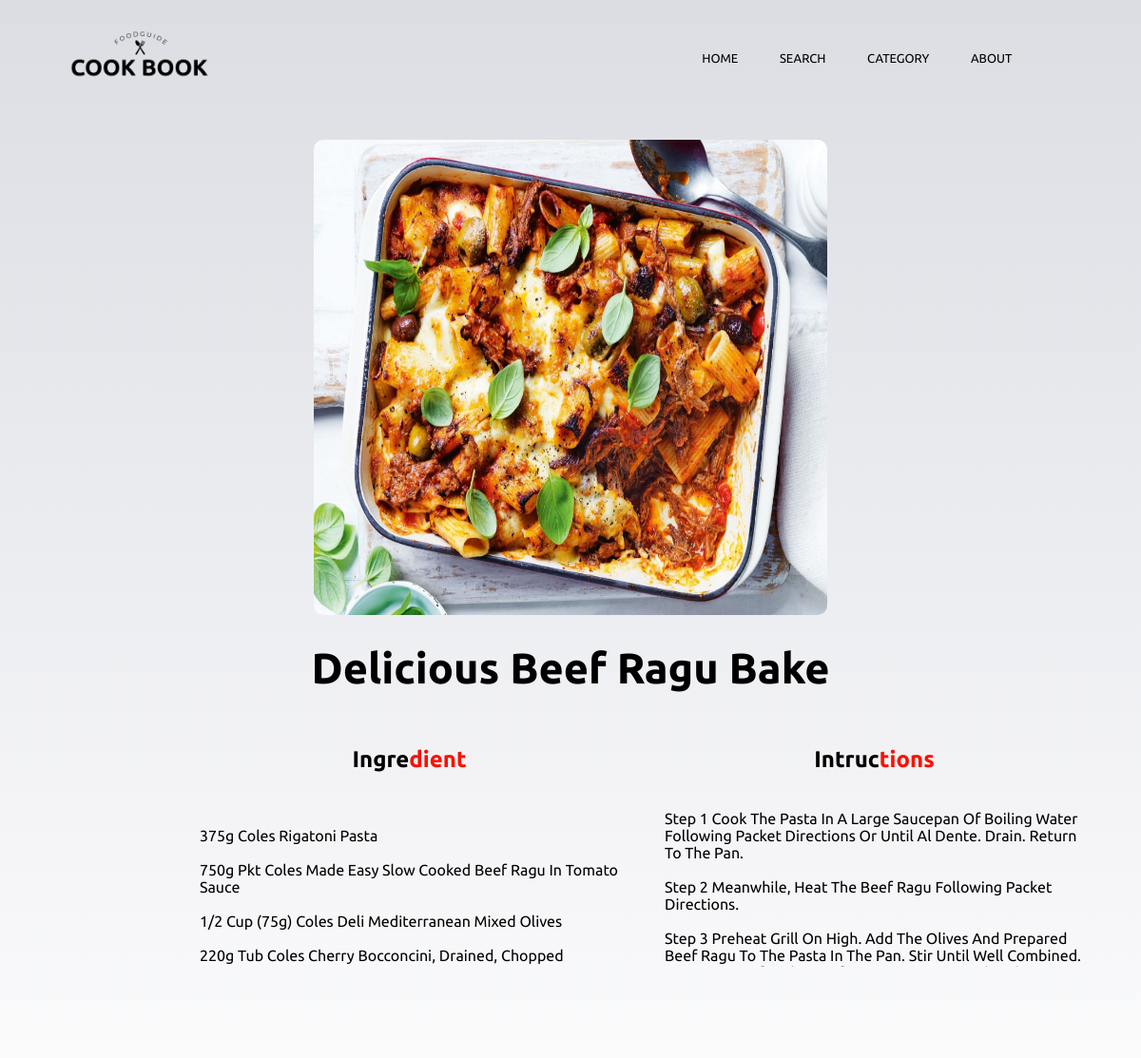
Page /recipe/7 on the earlier database version.
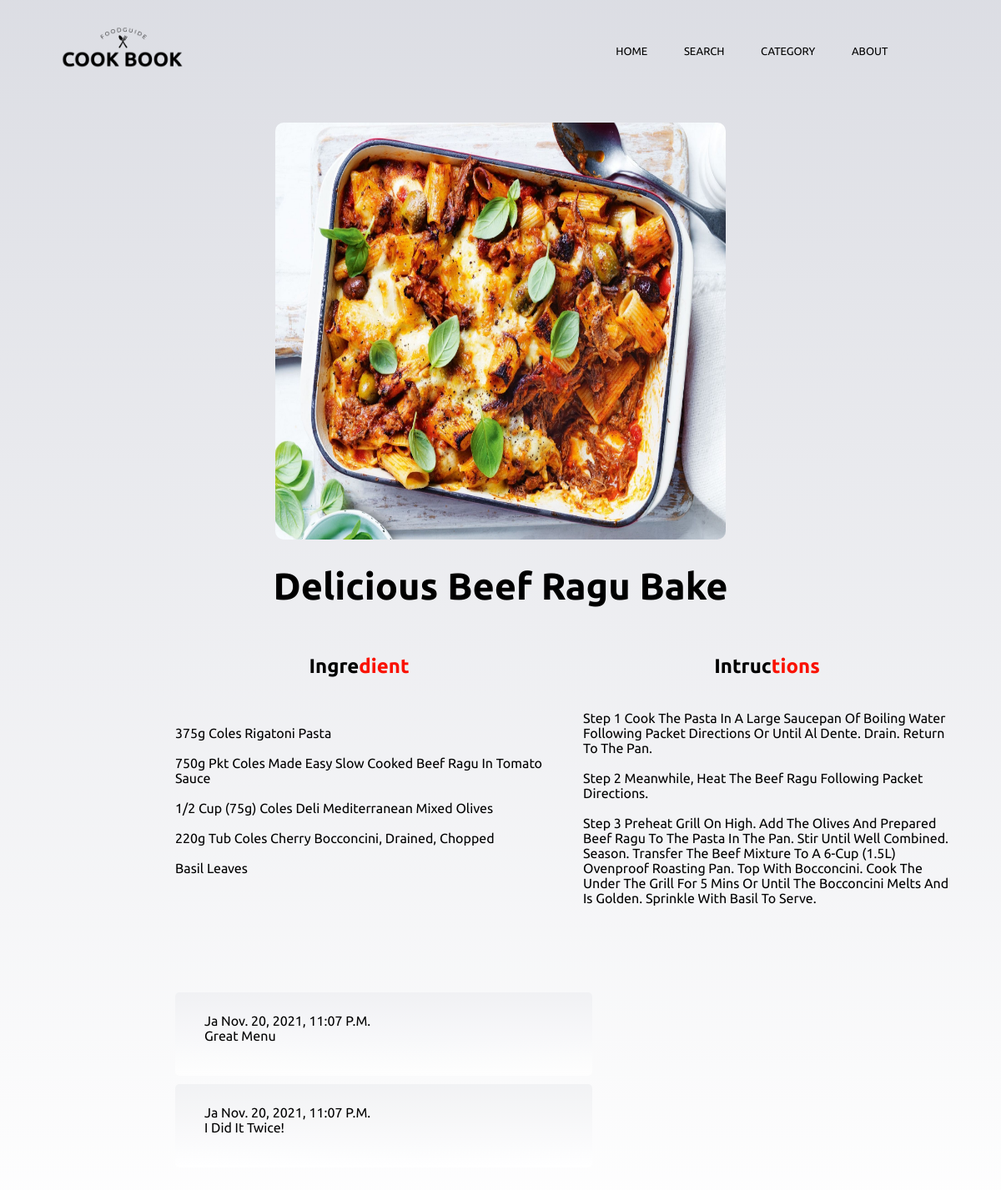
Same page on the later database version.
### recipe/models.py (models this page shows, shortened)
class Comment(models.Model):
    post = models.ForeignKey(recipe,on_delete=models.CASCADE,related_name="comments")
    user=models.ForeignKey(User,default=None, on_delete=models.PROTECT)
    body = models.TextField(default=None)
    date_added =models.DateTimeField(auto_now_add=True)

### recipe/views.py (the view)
# urls.py: path('<int:menu_id>',views.menu,name="menu"),
def menu (request,menu_id):
    Recipe = get_object_or_404(recipe,pk=menu_id)
    if  Recipe.price == None or Recipe.price == 0.0:
        Recipe.status = "free"
        Recipe.save()
    else :
        Recipe.status = "price"
        Recipe.save()
        if not request.user.is_authenticated:
            return HttpResponseRedirect(reverse("login"))
    howtodo=Recipe.HowToDo.split('>')
    ingredient=Recipe.ingredient_unit.split('>')
    return render(request,"recipe/menu.html",{
        "menu": Recipe,
        "comment": Comment.objects.all(),
        'user':request.user,
        'howtodo':howtodo ,
        'ingredient':ingredient
    })

### recipe/templates/Recipe/menu.html (shortened to what the changed rows need)
{% extends 'recipe/base_menu.html' %}
{% block content %}
{% if menu.price > 0.0  %}
{% if menu.member.all  %}
  {% for member in menu.member.all %}
    {% if user == member %}
      <body>
          <main class="page">
            <div class="recipe-page">
              <section class="recipe-hero">
                <img class="recipe-hero-img" src="{{menu.pic.url}}" >
                <h2>{{menu.menu}}</h2>
              </section>
              <br><br><br>
              <section class="recipe-content">
                <article>
                  <h4 class="heading">Ingre<span>dient</span></h4>
                        <br>
                  <div class="single-instruction">
                    <head>
                      {% for list in ingredient %}
                      <p>{{list}}
                        <br>
                        <br>
                      </p>
                      <div></div>
                    </head>
                    {% endfor %}
                  </div>
                </article>
                <article class="second-column">
                  <div>
                    <h4 class="heading">Intruc<span>tions</span></h4>
                    {% for how in howtodo %}
                    <p class="single-ingredient">
                      {{how}}
                      <br>
                      <br>
                    </p>
                    {% endfor %}
                  </div>
                </article>
              </section>
              <br><br>
              {% if user.username != "" %}
                <div class="btn-menu">
                <a href = "{% url 'recipe:AddComment' menu.id %}" >Add comment</a>
                </div>
                {% endif %}
                <div class="show-comment">
                {% for com in comment %}
                {% if com.post == menu  %}
                <div class="container-comment">
                {{com.user}} {{com.date_added}}<br>
                    {{com.body}} <br>
                    <br><br>
                  </div>
                  {% endif %}
                {% endfor %}
                <br><br><br><br><br>
              </div>
            </div>
          </main>
    {% else %}
    <center style="margin-top: 3%;">
      คุณยังไม่ได้ซื้อเมนูนี้ <br> <br>
      <a href="{% url 'recipe:confirm' menu.id %}" class="hero-btn">Buy</a>
            </center>
    {% endif %}
    {% endfor %}{% else %}
    <center style="margin-top: 3%;">
      คุณยังไม่ได้ซื้อเมนูนี้ <br> <br>
      <a href="{% url 'recipe:confirm' menu.id %}" class="hero-btn" >Buy</a>
            </center>{% endif %}
{% else %}
    <body>
        <main class="page">
          <div class="recipe-page">
            <section class="recipe-hero">
              <h2>{{menu.menu}}</h2>
            </section>
            <br><br><br>
            <section class="recipe-content">
              <article>
                      <br>
                <div class="single-instruction">
                  <head>
                    {% for list in ingredient %}
                    <p>{{list}}
                      <br>
                      <br>
                    </p>
                  </head>
                  {% endfor %}
                </div>
              </article>
              <article class="second-column">
                <div>
                  <h4 class="heading">Intruc<span>tions</span></h4>
                  {% for how in howtodo %}
                  <p class="single-ingredient">
                    {{ how }}
                    <br>
                    <br>
                  </p>
                  {% endfor %}
                </div>
              </article>
            </section>
            <br><br>
              <div class="show-comment">
              {% for com in comment %}
              {% if com.post == menu  %}
              <div class="container-comment">
              {{com.user}} {{com.date_added}}<br>
                  {{com.body}} <br>
                  <br><br>
                </div>
                {% endif %}
              {% endfor %}
              <br><br><br><br><br>
            </div>
          </div>
        </main>
{% endif %}
{% endblock %}

Differences in the rows shown:
added Comment: user "Ja", date_added "Nov. 20, 2021, 11:07 P.m.", body "Great Menu"
added Comment: user "Ja", date_added "Nov. 20, 2021, 11:07 P.m.", body "I Did It Twice!"
Other differences:
new list line: "Basil Leaves"
